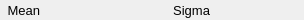
    <widget class="PyDMFrame" name="composite_15">
      <property name="geometry">
        <rect>
          <x>435</x>
          <y>221</y>
          <width>304</width>
          <height>20</height>
        </rect>
      </property>
      <widget class="QLabel" name="text_23">
        <property name="geometry">
          <rect>
            <x>0</x>
            <y>0</y>
            <width>40</width>
            <height>20</height>
          </rect>
        </property>
        <property name="text">
          <string>Mean</string>
        </property>
        <property name="font" stdset="0">
          <font>
            <pointsize>10</pointsize>
          </font>
        </property>
        <property name="brush" stdset="0">
          <brush brushstyle="SolidPattern">
            <color alpha="255">
              <red>0</red>
              <green>0</green>
              <blue>0</blue>
            </color>
          </brush>
        </property>
        <property name="toolTip">
          <string>text_23</string>
        </property>
        <property name="alignment">
          <set>Qt::AlignRight|Qt::AlignTrailing|Qt::AlignVCenter</set>
        </property>
        <property name="styleSheet">
          <string notr="true">QLabel#text_23 {
  color: rgb(0, 0, 0);
  }</string>
        </property>
      </widget>
      <widget class="PyDMLabel" name="text_update_17">
        <property name="geometry">
          <rect>
            <x>44</x>
            <y>1</y>
            <width>90</width>
            <height>18</height>
          </rect>
        </property>
        <property name="toolTip">
          <string>PV: ${prefix}MeanValue_RBV</string>
        </property>
        <property name="channel" stdset="0">
          <string>ca://${prefix}MeanValue_RBV</string>
        </property>
        <property name="font" stdset="0">
          <font>
            <pointsize>10</pointsize>
          </font>
        </property>
        <property name="alignment">
          <set>Qt::AlignLeading|Qt::AlignLeft|Qt::AlignVCenter</set>
        </property>
        <property name="textInteractionFlags">
          <set>Qt::TextSelectableByKeyboard|Qt::TextSelectableByMouse</set>
        </property>
        <property name="styleSheet">
          <string notr="true">PyDMLabel#text_update_17 {
  color: rgb(10, 0, 184);
  background-color: rgb(187, 187, 187);
  }</string>
        </property>
      </widget>
      <widget class="QLabel" name="text_24">
        <property name="geometry">
          <rect>
            <x>170</x>
            <y>0</y>
            <width>40</width>
            <height>20</height>
          </rect>
        </property>
        <property name="text">
          <string>Sigma</string>
        </property>
        <property name="font" stdset="0">
          <font>
            <pointsize>10</pointsize>
          </font>
        </property>
        <property name="brush" stdset="0">
          <brush brushstyle="SolidPattern">
            <color alpha="255">
              <red>0</red>
              <green>0</green>
              <blue>0</blue>
            </color>
          </brush>
        </property>
        <property name="toolTip">
          <string>text_24</string>
        </property>
        <property name="alignment">
          <set>Qt::AlignRight|Qt::AlignTrailing|Qt::AlignVCenter</set>
        </property>
        <property name="styleSheet">
          <string notr="true">QLabel#text_24 {
  color: rgb(0, 0, 0);
  }</string>
        </property>
      </widget>
      <widget class="PyDMLabel" name="text_update_18">
        <property name="geometry">
          <rect>
            <x>214</x>
            <y>1</y>
            <width>90</width>
            <height>18</height>
          </rect>
        </property>
        <property name="toolTip">
          <string>PV: ${prefix}Sigma_RBV</string>
        </property>
        <property name="channel" stdset="0">
          <string>ca://${prefix}Sigma_RBV</string>
        </property>
        <property name="font" stdset="0">
          <font>
            <pointsize>10</pointsize>
          </font>
        </property>
        <property name="alignment">
          <set>Qt::AlignLeading|Qt::AlignLeft|Qt::AlignVCenter</set>
        </property>
        <property name="textInteractionFlags">
          <set>Qt::TextSelectableByKeyboard|Qt::TextSelectableByMouse</set>
        </property>
        <property name="styleSheet">
          <string notr="true">PyDMLabel#text_update_18 {
  color: rgb(10, 0, 184);
  background-color: rgb(187, 187, 187);
  }</string>
        </property>
      </widget>
    </widget>
